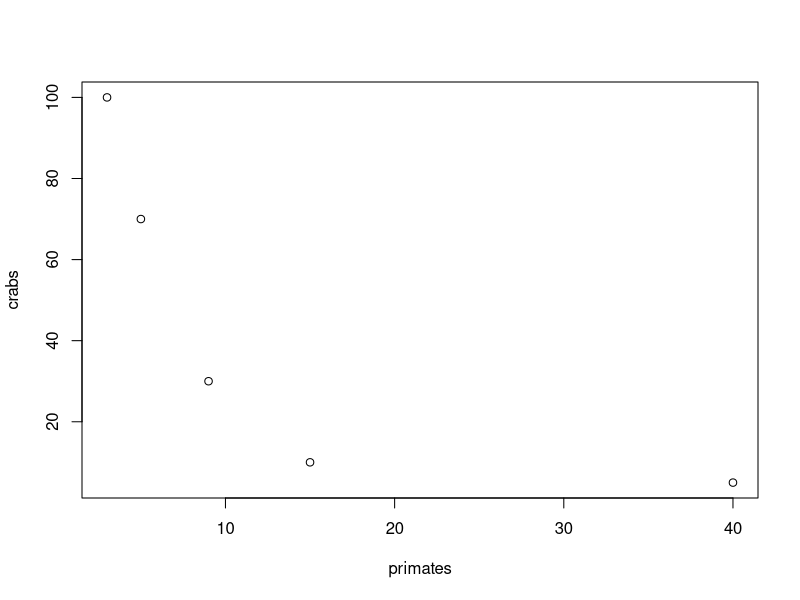
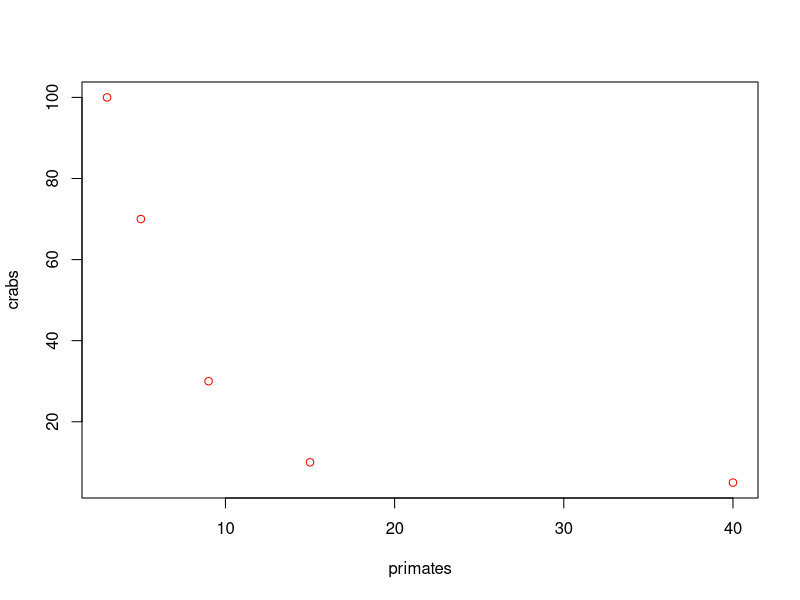
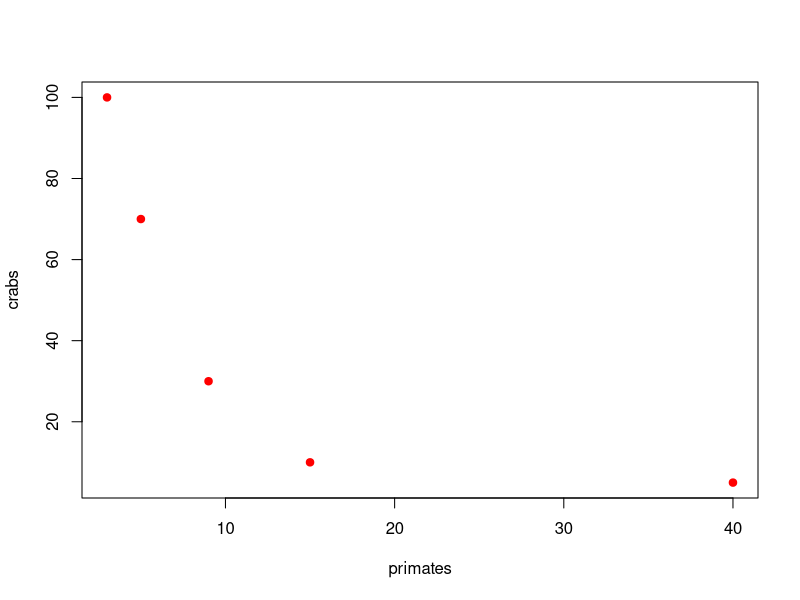
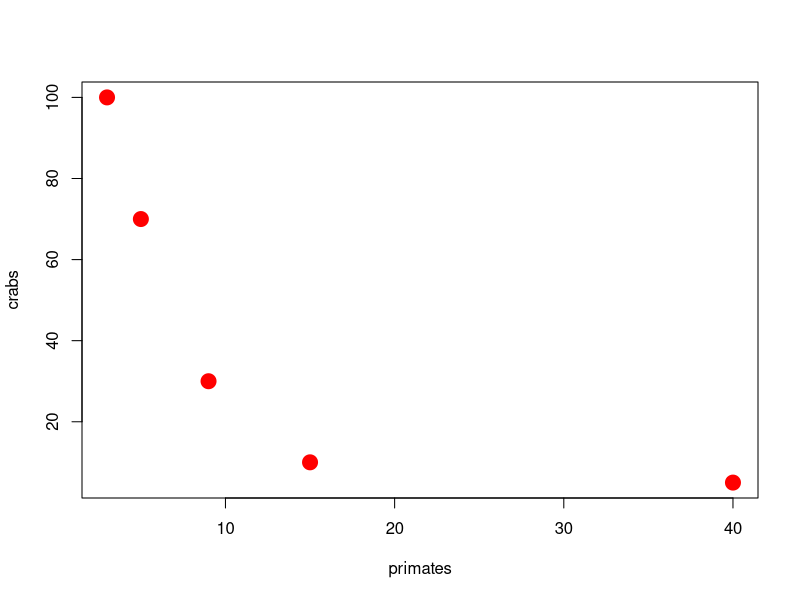
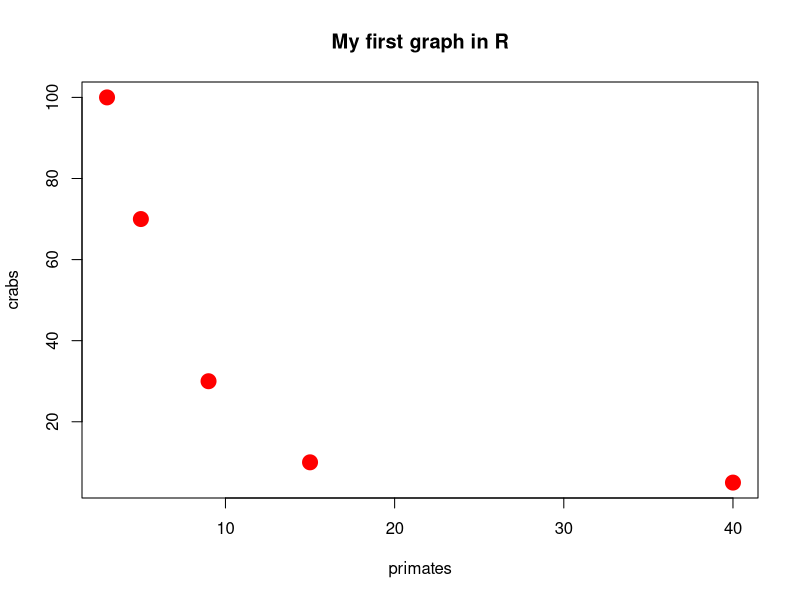

Write the R code that produced these figures, in order.
# comment

# array
primates <- c(3, 5, 9, 15, 40)
primates

# new set:
crabs <- c(100, 70, 30, 10, 5)
crabs

# first plot in R
plot(primates, crabs)

plot(primates, crabs, col="red")

plot(primates, crabs, col="red", pch=19)

plot(primates, crabs, col="red", pch=19, cex=2)

plot(primates, crabs, col="red", pch=19, cex=2, main="My first graph in R")

# dataframe
ecoset <- data.frame(primates, crabs)
ecoset

# ecological numbers
# mean numbers of individual per site
(3+5+9+15+40)/5

#summary of dataframe
summary(ecoset)

